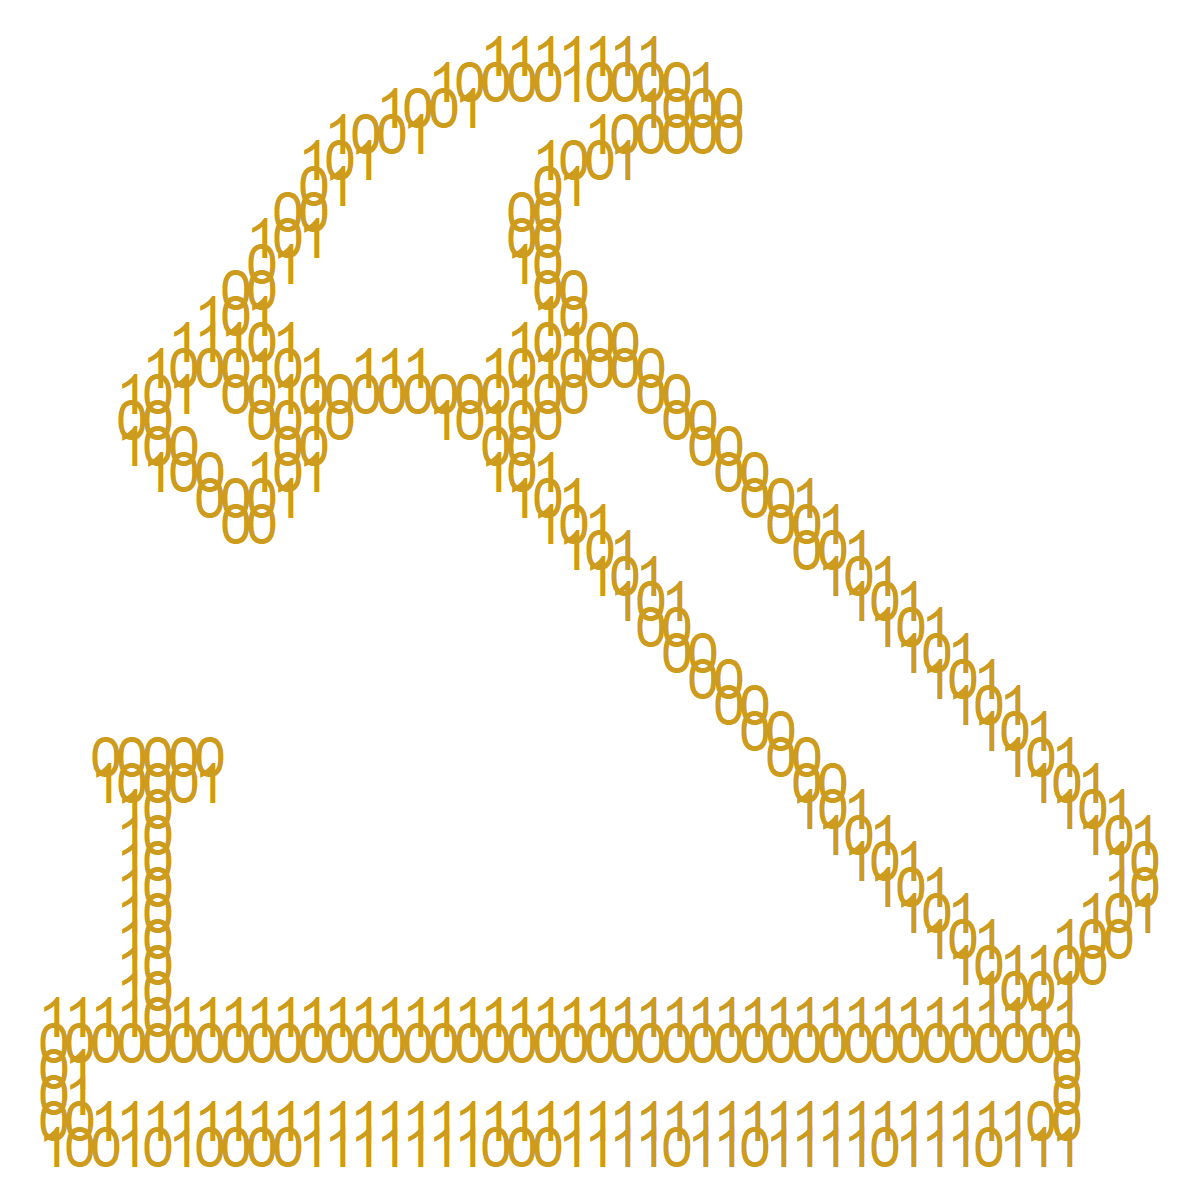

The script that drew this image:
library(tidyverse)
library(imager)
library(here)

# function to convert an image to an ascii character map
asciify <- function(file, charset, threshold){
  
  # load image
  im <- load.image(file) 
  im <- as.cimg(im[,,1:3])
  
  # function to compute the lightness of a character
  greyval <- function(chr) {
    implot(imfill(50,50,val=1), text(25,25,chr,cex=5)) %>% 
      grayscale %>% 
      mean
  }
  
  # compute lightness of all characters
  g <- map_dbl(charset, greyval)
  
  # sort and count
  charset <- charset[order(g)]
  n <- length(charset)
  
  # convert the image to grayscale, resize, convert to data.frame, 
  # quantise image at the number of distinct characters
  charmap <- grayscale(im) %>%  # convert to greyscale
    imresize(.07) %>%       # resize the image (hack!)
    as.data.frame %>%          # convert to tibble
    filter(value < threshold) %>%   # threshold the image
    mutate(
      qv = cut_number(value, n) %>% as.integer, # discretise
      char = charset[qv]  # map to a character
    )
  
  return(charmap)
}


# msg <-
# 'complex_human_data %>% 
#   dplyr::filter(
#     where = "Melbourne",
#     when = "Dec 9-14, 2018"
#   )'

msg <- "01"


# construct a character set using the workshop title
asc <- msg %>%
  str_squish() %>%
  str_split(pattern = "") %>%
  first() %>%
  unique()

# some parameters
charsize <- 20
threshold <- .8
imgwidth <- 1200
imgheight <- 1200

# filenames
input <- here("hammer-nail.jpg")  
output <- here("ascii-hammer.png")
textfile <- here("ascii-hammer.txt")

# construct ascii character map
charmap <- asciify(
  file = input,
  charset = asc,
  threshold = threshold)

# make less dense
#charmap <- charmap[c(TRUE, FALSE, FALSE, FALSE, FALSE, FALSE),]

# draw the plot
pic <- charmap %>% 
  ggplot(aes(x, y)) +
  geom_text(aes(label = char), size = charsize, col = "goldenrod3") + 
  scale_y_reverse() + 
  theme_void()

# add the annotation
#pic <- pic + 
#  annotate(geom = "text", label = msg, 
#           x = 2, y = 7, size = 8, hjust = 0)

# draw the plot
plot(pic)

# write the image
dev.print(
  device = png, 
  filename = output, 
  width = imgwidth, 
  height = imgheight
)


# export the text
nrow <- max(charmap$y)
ncol <- max(charmap$x)
txt <- matrix(" ",nrow,ncol)
for(i in 1:dim(charmap)[1]) {
  txt[charmap$y[i],charmap$x[i]] <- charmap$char[i]
}
write.table(
  x = as.data.frame(txt),
  file = textfile, 
  quote = FALSE,
  row.names = FALSE, 
  col.names = FALSE)
